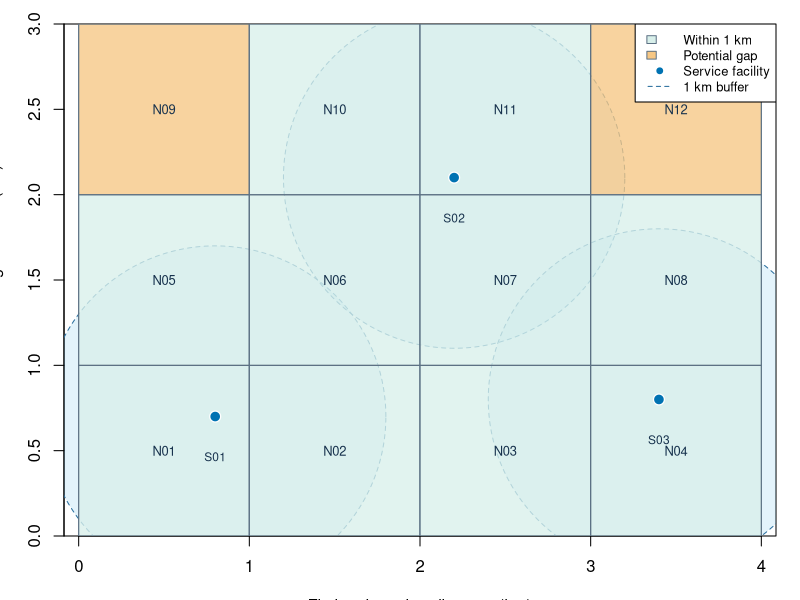

Write the R code that produced this figure.
## ---- chunk 1
knitr::opts_chunk$set(
  echo = TRUE,
  warning = FALSE,
  message = FALSE,
  fig.align = "center",
  fig.width = 8,
  fig.height = 5.4,
  fig.retina = 2,
  out.width = "100%",
  dev = "png"
)
options(stringsAsFactors = FALSE, digits = 3, width = 88)

# Fixed, fictional instructional data; distances may be interpreted as kilometres.
set.seed(20260908)
neighbourhoods <- expand.grid(col = 0:3, row = 0:2)
neighbourhoods$id <- sprintf("N%02d", seq_len(nrow(neighbourhoods)))
neighbourhoods$x <- neighbourhoods$col + 0.5
neighbourhoods$y <- neighbourhoods$row + 0.5
neighbourhoods$population <- sample(seq(1200, 4800, by = 100),
                                    nrow(neighbourhoods), replace = TRUE)
services <- data.frame(
  id = c("S01", "S02", "S03"),
  x = c(0.8, 2.2, 3.4),
  y = c(0.7, 2.1, 0.8)
)
distance_matrix <- outer(
  seq_len(nrow(neighbourhoods)),
  seq_len(nrow(services)),
  Vectorize(function(i, j) {
    sqrt((neighbourhoods$x[i] - services$x[j])^2 +
           (neighbourhoods$y[i] - services$y[j])^2)
  })
)
neighbourhoods$nearest_km <- apply(distance_matrix, 1, min)
neighbourhoods$within_1km <- neighbourhoods$nearest_km <= 1
## ---- chunk 2
old_par <- par(mar = c(3.2, 3.2, 1.2, 1.2), xaxs = "i", yaxs = "i")
plot(NA, xlim = c(0, 4), ylim = c(0, 3), asp = 1,
     xlab = "Fictional easting distance (km)", ylab = "Fictional northing distance (km)",
     axes = TRUE)

theta <- seq(0, 2 * pi, length.out = 240)
for (j in seq_len(nrow(services))) {
  polygon(services$x[j] + cos(theta), services$y[j] + sin(theta),
          col = grDevices::adjustcolor("#56B4E9", alpha.f = 0.16),
          border = "#2B6F9E", lty = 2)
}

for (i in seq_len(nrow(neighbourhoods))) {
  fill <- if (neighbourhoods$within_1km[i]) "#D8EFEA" else "#F6C784"
  rect(neighbourhoods$col[i], neighbourhoods$row[i],
       neighbourhoods$col[i] + 1, neighbourhoods$row[i] + 1,
       col = grDevices::adjustcolor(fill, alpha.f = 0.78),
       border = "#5C7184", lwd = 1.2)
  text(neighbourhoods$x[i], neighbourhoods$y[i],
       labels = neighbourhoods$id[i], cex = 0.78, col = "#17324D")
}
points(services$x, services$y, pch = 21, cex = 1.45,
       bg = "#0072B2", col = "white", lwd = 1.2)
text(services$x, services$y - 0.16, services$id,
     pos = 1, cex = 0.72, col = "#17324D")
legend("topright",
       legend = c("Within 1 km", "Potential gap", "Service facility", "1 km buffer"),
       fill = c("#D8EFEA", "#F6C784", NA, NA),
       border = c("#5C7184", "#5C7184", NA, NA),
       pch = c(NA, NA, 21, NA),
       pt.bg = c(NA, NA, "#0072B2", NA),
       lty = c(NA, NA, NA, 2),
       col = c(NA, NA, "#0072B2", "#2B6F9E"),
       bg = "white", cex = 0.78)
par(old_par)
## ---- chunk 3
display_access <- data.frame(
  Neighbourhood = neighbourhoods$id,
  Population = format(neighbourhoods$population, big.mark = ","),
  `Nearest facility distance (km)` = sprintf("%.2f", neighbourhoods$nearest_km),
  `Initial screening status` = ifelse(neighbourhoods$within_1km, "Within 1 km", "Further investigation"),
  check.names = FALSE
)
knitr::kable(display_access, align = c("l", "r", "r", "l"))
## ---- chunk 4
cat("R Markdown build environment\n")
cat("R version:", R.version.string, "\n")
cat("knitr:", as.character(utils::packageVersion("knitr")), "\n")
cat("rmarkdown:", as.character(utils::packageVersion("rmarkdown")), "\n")
